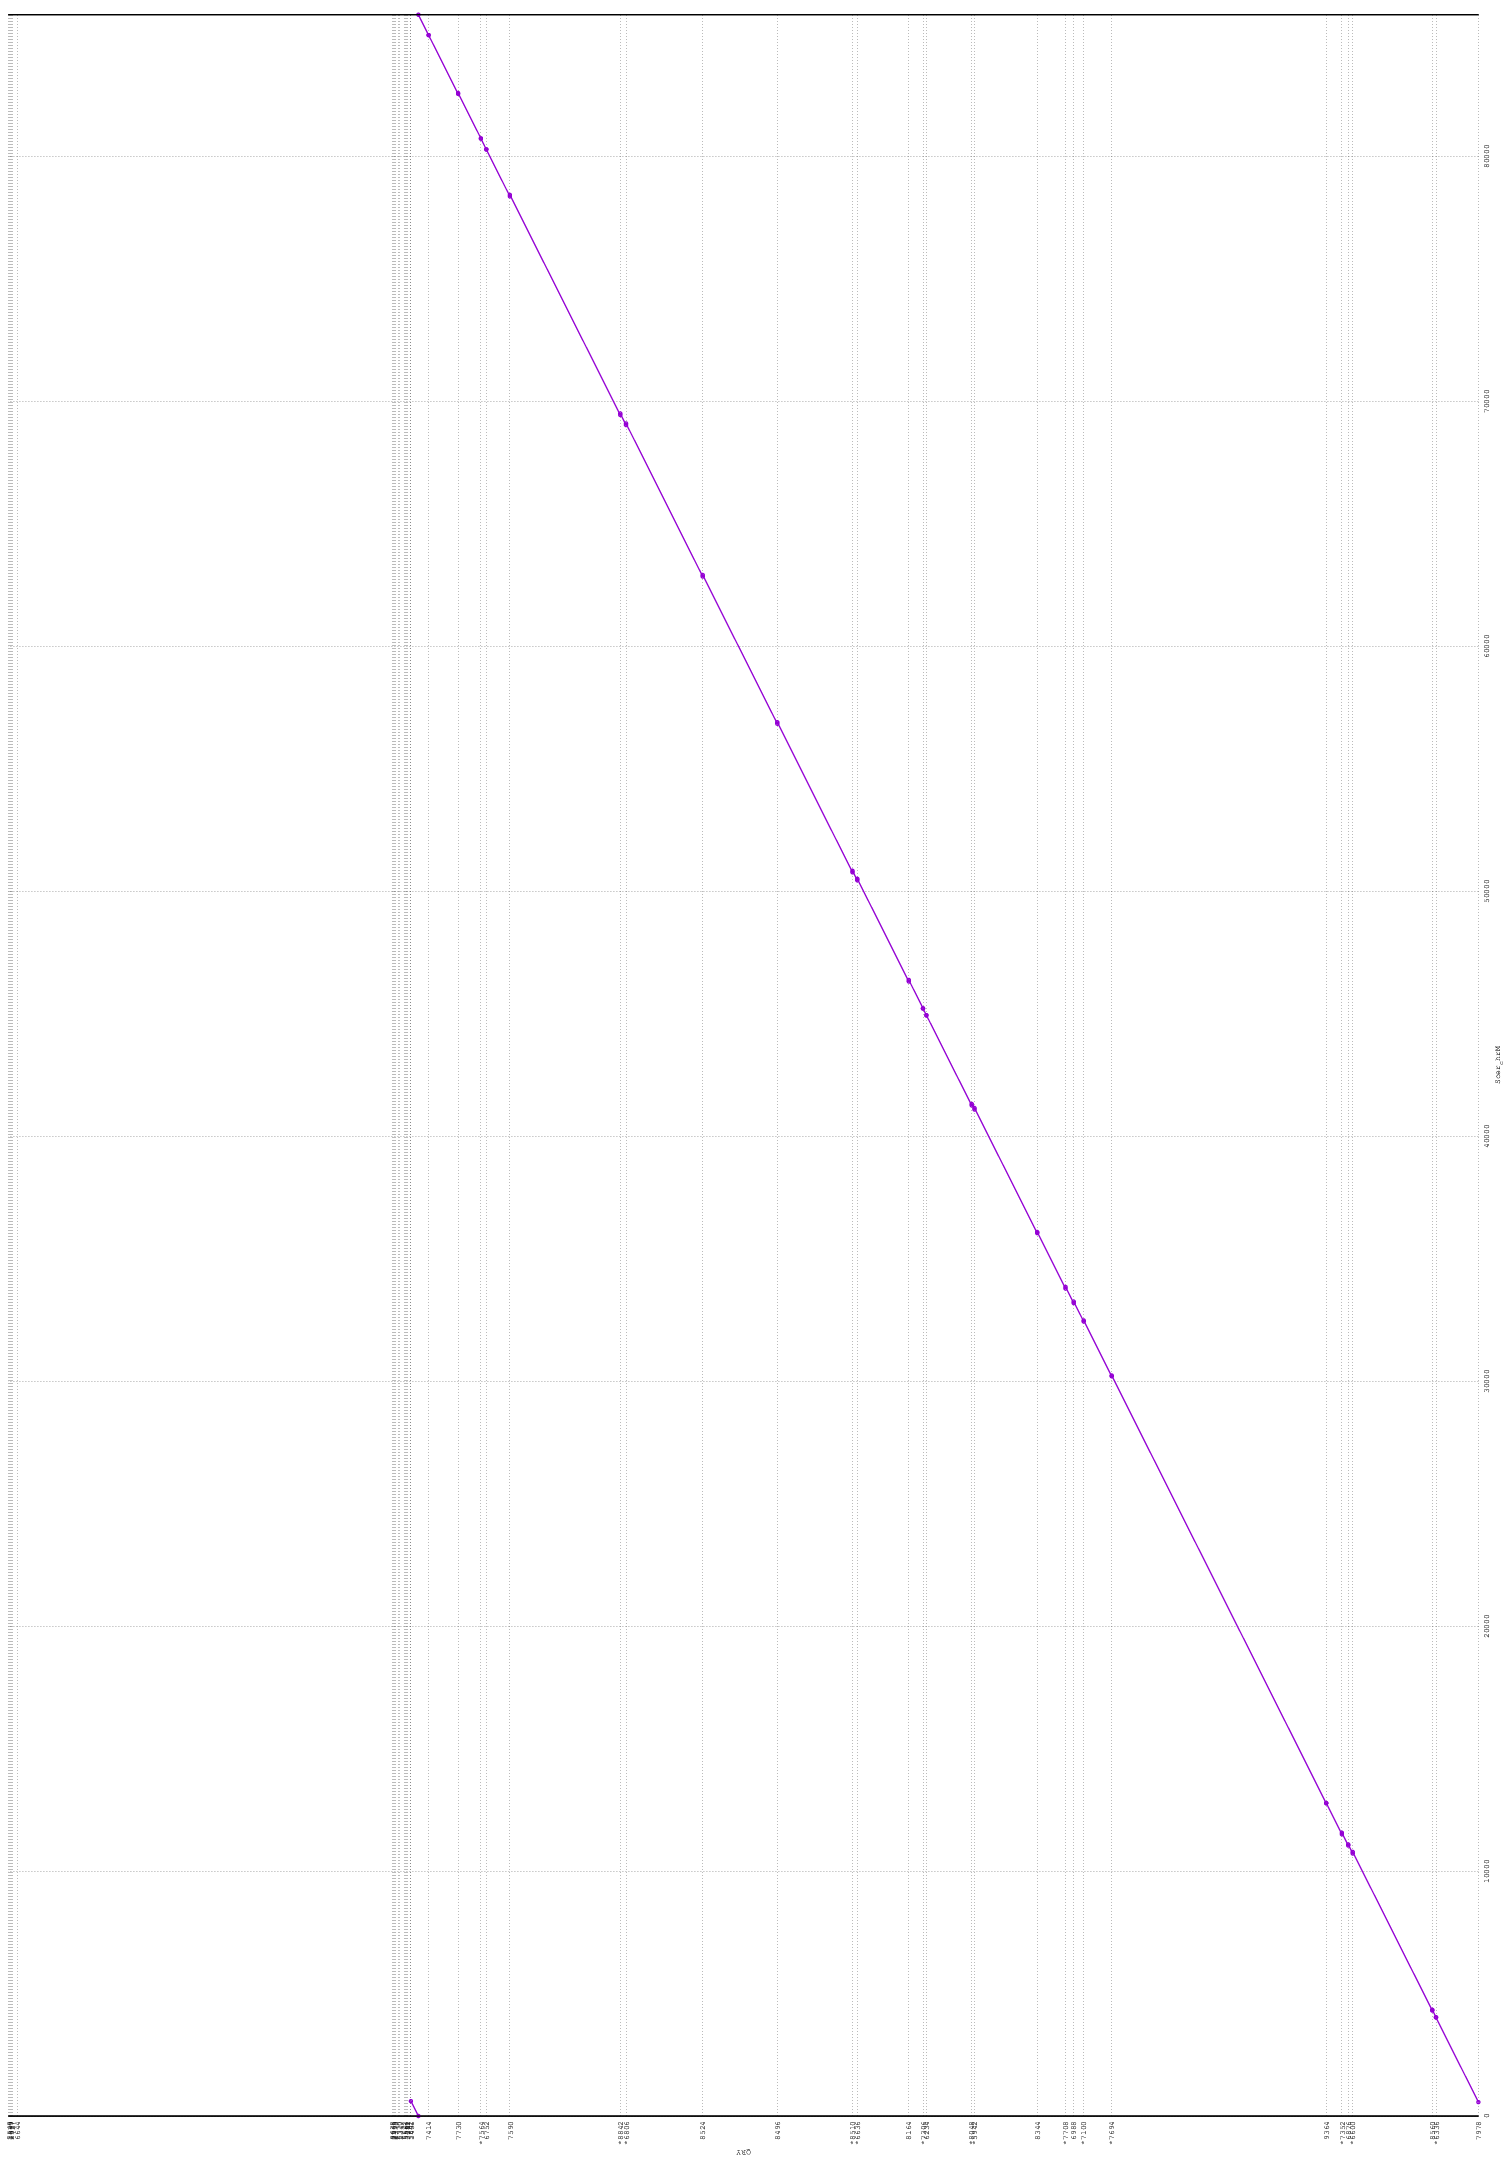

The script that saved this image:
set terminal postscript color solid "Courier" 8
set output "/home/mariana/uni/exercise_02/blast/chrM-x-SRR6130428/chrM-x-SRR6130428_megablast.dnadiff.covg.ps"
set ytics ( \
 "7978" 1, \
 "*6336" 3453, \
 "8560" 3755, \
 "*6600" 10232, \
 "6876" 10602, \
 "*7352" 11118, \
 "9364" 12396, \
 "*7694" 29858, \
 "*7100" 32142, \
 "6988" 32953, \
 "*7708" 33616, \
 "8344" 35921, \
 "*5942" 41028, \
 "*8048" 41257, \
 "6234" 44943, \
 "*7306" 45222, \
 "8164" 46379, \
 "*6636" 50573, \
 "*8510" 50959, \
 "8496" 57088, \
 "8524" 63160, \
 "*6806" 69403, \
 "*8842" 69872, \
 "7590" 78856, \
 "6752" 80778, \
 "*7564" 81222, \
 "7730" 83074, \
 "7414" 85475, \
 "1401" 86917, \
 "5642" 86984, \
 "187" 87181, \
 "3041" 87244, \
 "3561" 87332, \
 "6622" 87435, \
 "2347" 87817, \
 "6370" 87893, \
 "2375" 88200, \
 "2715" 88276, \
 "2265" 88357, \
 "9638" 88432, \
 "6644" 118970, \
 "727" 119362, \
 "2567" 119426, \
 "1879" 119505, \
 "2549" 119576, \
 "" 119699 \
)
set size 3,3
set grid
unset key
set border 10
set tics scale 0
set xlabel "Scer_chrM"
set ylabel "QRY"
set format "%.0f"
set xrange [1:85779]
set yrange [1:119699]
set style line 1  lt 1 lw 2 pt 6 ps 0.5
set style line 2  lt 3 lw 2 pt 6 ps 0.5
set style line 3  lt 2 lw 2 pt 6 ps 0.5
plot \
 "/home/mariana/uni/exercise_02/blast/chrM-x-SRR6130428/chrM-x-SRR6130428_megablast.dnadiff.covg.fplot" title "FWD" w lp ls 1, \
 "/home/mariana/uni/exercise_02/blast/chrM-x-SRR6130428/chrM-x-SRR6130428_megablast.dnadiff.covg.rplot" title "REV" w lp ls 2
